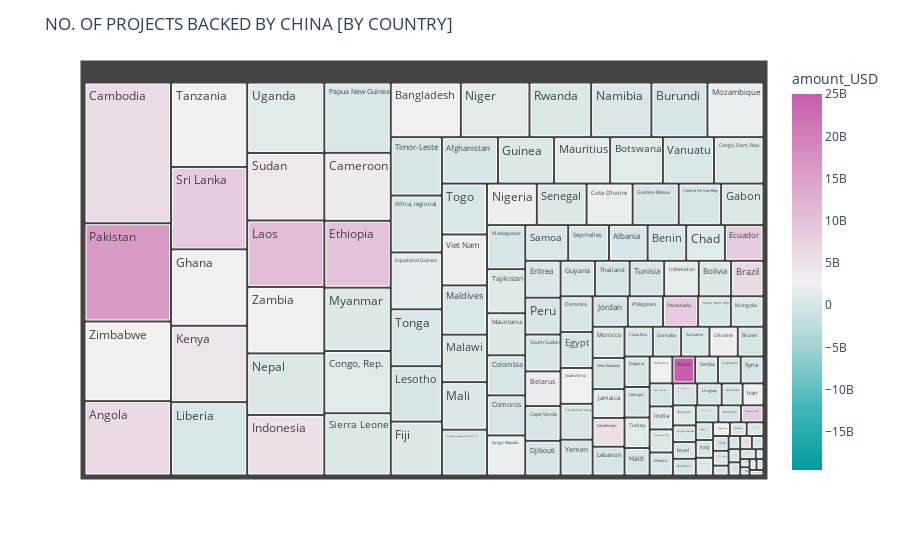

Notebook code cell kept with this figure:
### Code cell
#Creating a TreeMap

fig = px.treemap(ms1, 
                  path = ['country', ], values = 'project_count',
                  color='amount_USD',
                  color_continuous_scale='Tropic',
                 color_continuous_midpoint=np.average(ms_dp['amount_USD']),
                  
                  
                )

fig.update_layout(
    title = "NO. OF PROJECTS BACKED BY CHINA [BY COUNTRY]",
    legend_title_text='Amount Invested', 
    
)

fig.show()

#fig.write_html('first_figure.html', auto_open=True)

### Figure 1 — Plotly figure (JSON) as saved in the notebook; plotly's stock layout.template omitted (floating-point values rounded to 4 significant figures; data arrays with more than 128 entries replaced by an {"elided": "..."} marker saying what was removed)
{"data": [{"branchvalues": "total", "customdata": {"elided": "140x1 float values"}, "domain": {"x": [0.0, 1.0], "y": [0.0, 1.0]}, "hovertemplate": "labels=%{label}<br>project_count=%{value}<br>parent=%{parent}<br>id=%{id}<br>amount_USD=%{color}<extra></extra>", "ids": {"elided": "140 str values"}, "labels": {"elided": "140 str values"}, "marker": {"coloraxis": "coloraxis", "colors": {"elided": "140 float values"}}, "name": "", "parents": {"elided": "140 str values"}, "type": "treemap", "values": {"elided": "140 int values"}}], "layout": {"coloraxis": {"cmid": 2748000000.0, "colorbar": {"title": {"text": "amount_USD"}}, "colorscale": [[0.0, "rgb(0, 155, 158)"], [0.1667, "rgb(66, 183, 185)"], [0.3333, "rgb(167, 211, 212)"], [0.5, "rgb(241, 241, 241)"], [0.6667, "rgb(228, 193, 217)"], [0.8333, "rgb(214, 145, 193)"], [1.0, "rgb(199, 93, 171)"]]}, "legend": {"title": {"text": "Amount Invested"}, "tracegroupgap": 0}, "margin": {"t": 60}, "title": {"text": "NO. OF PROJECTS BACKED BY CHINA [BY COUNTRY]"}}}
